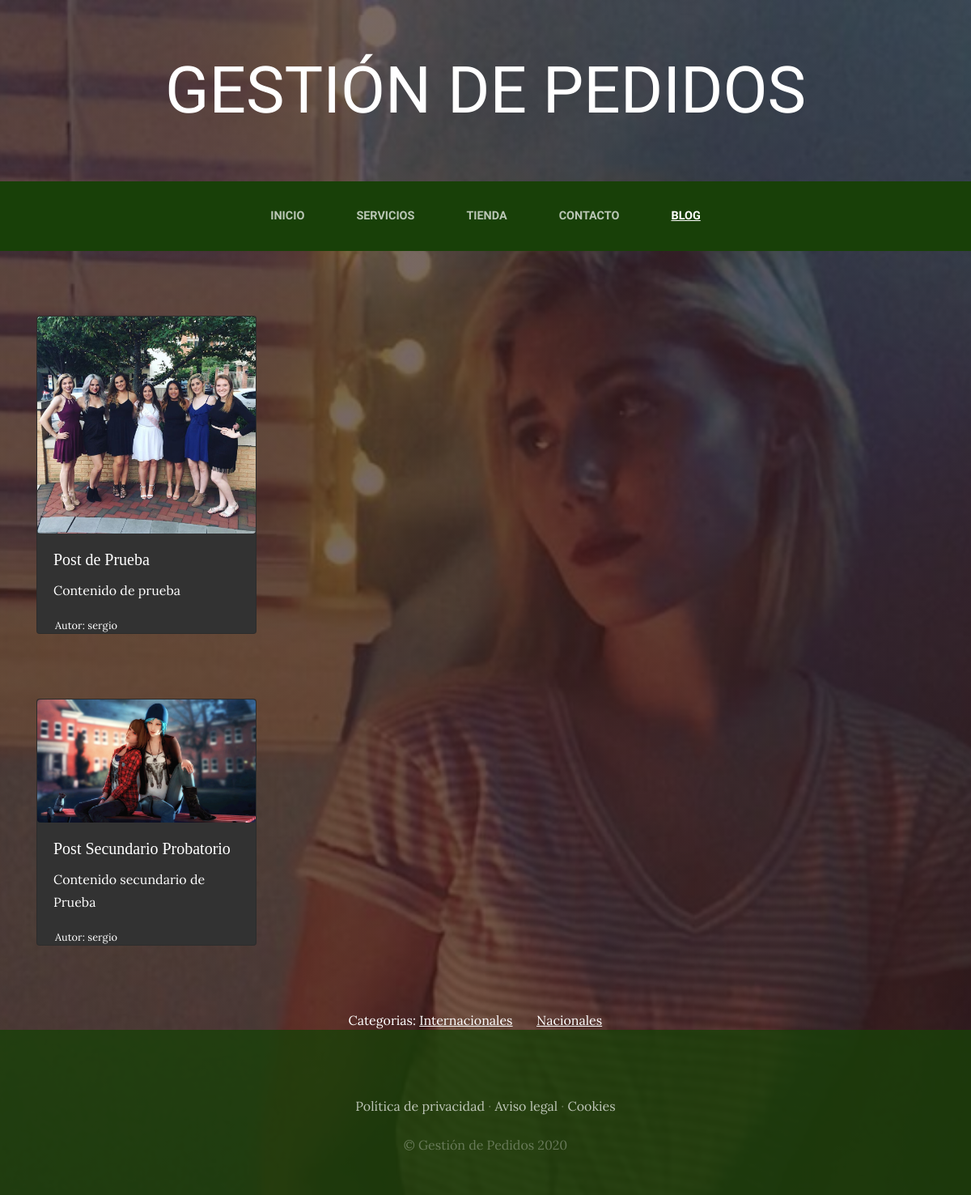
/blog/, run on an earlier commit of the app's database.
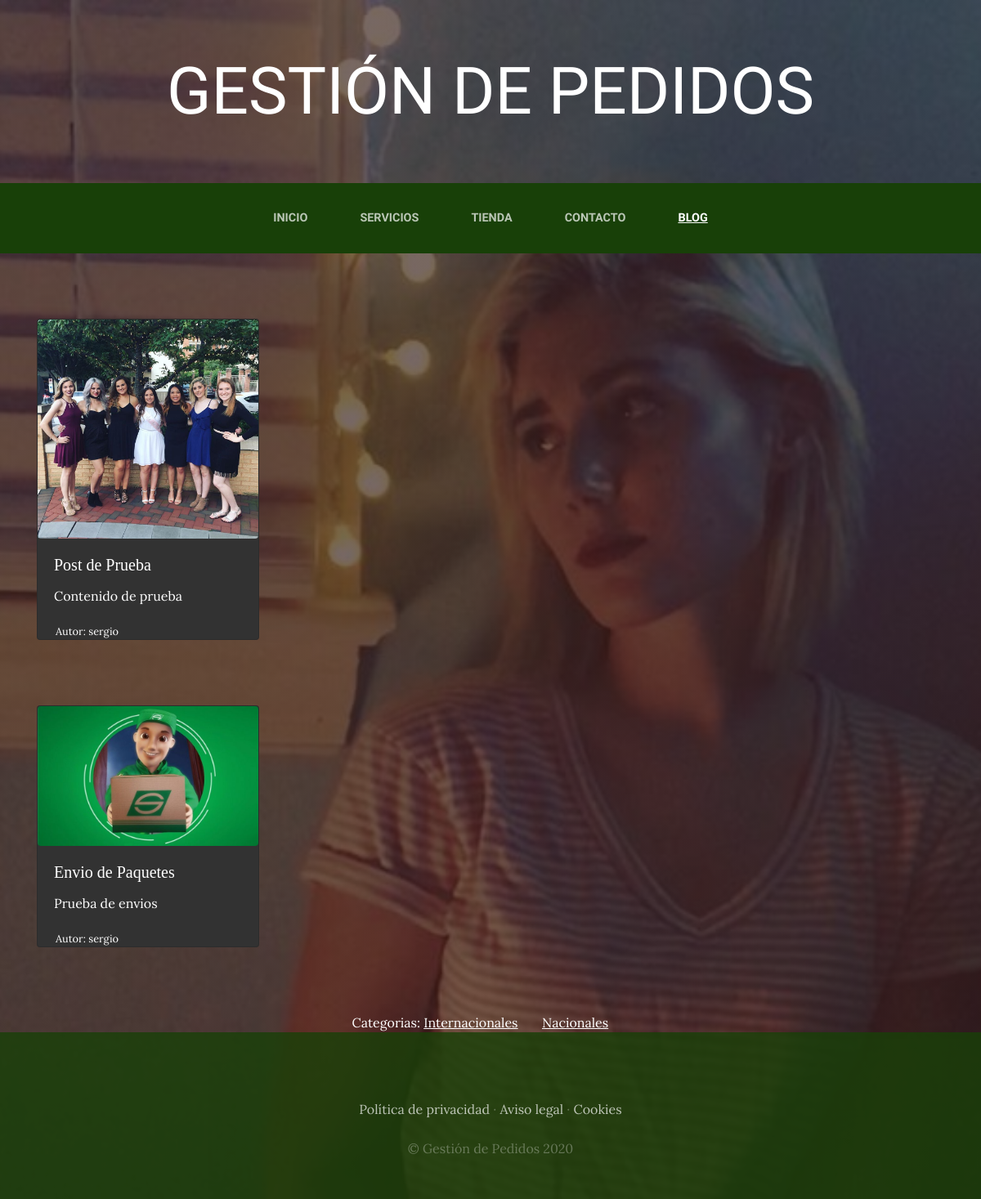
And on a later commit of the database.
### Blog/models.py (models this page shows, shortened)
class Post(models.Model):
    titulo = models.CharField(max_length = 50)
    contenido = models.CharField(max_length = 50)
    imagen = models.ImageField(upload_to='blog', null=True, blank = True)
    autor = models.ForeignKey(User, on_delete = models.CASCADE)
    categorias = models.ManyToManyField(Categoria)
    created = models.DateTimeField(auto_now_add = True)
    updated = models.DateTimeField(auto_now_add = True)
    class Meta:
        verbose_name = 'post'
        verbose_name_plural = 'posts'

class Categoria(models.Model):
    nombre = models.CharField(max_length = 50)
    created = models.DateTimeField(auto_now_add = True)
    updated = models.DateTimeField(auto_now_add = True)
    class Meta:
        verbose_name = 'categoria'
        verbose_name_plural = 'categorias'

### Blog/views.py (the view)
# urls.py: path('', views.blogs, name="Blog"),
def blogs(request):
    posts = Post.objects.all()
    return render(request, "blogs/blog.html", {'posts':posts})

### Blog/templates/blogs/blog.html
{% extends "ProyectoWebApp/base.html" %}
{% load static %}
{% block content %}
    {% for post in posts %}
    <section class="page-section clearfix">
      <div class="container">
        <div class="card" style="width: 17rem; background-color: #323232;">
            <img class="intro-img img-fluid mb-3 mb-lg-0 rounded" src="{{post.imagen.url}}" alt="">
            <div class="card-body">
              <h5 class="card-title" style="color: white;">{{post.titulo}}</h5>
              <p class="card-text" style="color: white;">{{post.contenido}}</p>
            </div>
            <div style="text-align: left; margin-left:22px; color: white; font-size: 0.8em;">
              Autor: {{post.autor}}
            </div>
        </div>
      </div>
    </section>
    {% endfor %}
    <section>
      <div style="width: 75%; margin: auto; text-align: center; color: white;">
          Categorias:
          {% for post in posts %}
            {% for categoria in post.categorias.all %}
              <a href="#" class="linksCategorias">{{categoria.nombre}}</a> &nbsp; &nbsp; &nbsp;
            {% endfor %}
          {% endfor %}
      </div>
    </section>
{% endblock %}

### ProyectoWebApp/templates/ProyectoWebApp/base.html (shortened to what this page needs)
<html>
  <!DOCTYPE html>
<head>
    {% load static %}
    <link href="{% static 'ProyectoWebApp/vendor/bootstrap/css/bootstrap.css' %}" rel="stylesheet">
    <link href="{% static 'ProyectoWebApp/css/gestion.css' %}" rel="stylesheet">
</head>
<body>
    <h1 class="site-heading text-center text-white d-none d-lg-block">
        <span class="site-heading-lower">Gestión de Pedidos</span>
    </h1>
 <nav class="navbar navbar-expand-lg navbar-dark py-lg-4" id="mainNav">
    <div class="container">
      <div class="collapse navbar-collapse" id="navbarResponsive">
        <ul class="navbar-nav mx-auto">
          <li class="nav-item {% if request.path == '/' %} active {% endif %} px-lg-4">
            <a class="nav-link text-uppercase text-expanded" href="{% url 'Home' %}">Inicio</a>
          </li>
          <li class="nav-item {% if request.path == '/servicios/' %} active {% endif %} px-lg-4">
            <a class="nav-link text-uppercase text-expanded" href="{% url 'Servicios' %}">Servicios</a>
          </li>
          <li class="nav-item {% if request.path == '/tienda' %} active {% endif %} px-lg-4">
            <a class="nav-link text-uppercase text-expanded" href="{% url 'Tienda' %}">Tienda</a>
          </li>
          <li class="nav-item {% if request.path == '/contacto' %} active {% endif %} px-lg-4">
            <a class="nav-link text-uppercase text-expanded" href="{% url 'Contacto' %}">Contacto</a>
          </li>
          <li class="nav-item {% if request.path == '/blog/' %} active {% endif %} px-lg-4">
            <a class="nav-link text-uppercase text-expanded" href="{% url 'Blog' %}">Blog</a>
          </li>
        </ul>
      </div>
    </div>
  </nav>
  {% block content %}
  {% endblock %}
    <footer class="footer text-faded text-center py-5">
      <div class="container">
        <p class="m-0 mbt">
        	<a href="sample.html" class="link">Política de privacidad</a> ·
        	<a href="sample.html" class="link">Aviso legal</a> ·
        	<a href="sample.html" class="link">Cookies</a>
		</p>
        <p class="m-0 mbt1">&copy; Gestión de Pedidos 2020</p>
      </div>
	</footer>
</body>
</html>

### ProyectoWebApp/static/ProyectoWebApp/css/gestion.css (style rules this page uses)
body { font-family: 'Lora'; background: linear-gradient(rgba(47, 23, 15, 0.65), rgba(47, 23, 15, 0.65)), url("../img/katieBeautiful.jpg"); background-attachment: fixed; background-position: center; background-size: cover; }
h1, h2, h3, h4, h5, h6 { font-family: 'Calibri'; }
p { line-height: 1.75; }
.text-faded { color: rgba(255, 255, 255, 0.3); }
.site-heading { margin-top: 5rem; margin-bottom: 5rem; text-transform: uppercase; line-height: 1; font-family: 'Raleway'; }
.site-heading .site-heading-lower { font-size: 5rem; font-weight: 100; line-height: 4rem; }
.page-section { margin-top: 5rem; margin-bottom: 5rem; }
#mainNav { background-color: rgba(24, 64, 8); font-family: 'Raleway'; }
#mainNav .navbar-nav .nav-item .nav-link { color: rgba(255, 255, 255, 0.7); font-weight: 800; }
#mainNav .navbar-nav .nav-item.active .nav-link { color: #ffffff; text-decoration: underline; }
@media (min-width: 992px) { #mainNav .navbar-nav .nav-item .nav-link { font-size: 0.9rem; } }
.footer { background-color: rgba(24, 64, 8, 0.8); }
.mbt { padding-top: 2rem; }
.mbt1 { padding-top: 1.25rem; }
a.link { color: rgba(255, 255, 255, 0.7); }
.linksCategorias { color: white; text-decoration: underline; }

What changed in the data, as far as the page shows it:
removed Post: imagen (picture), titulo "Post Secundario Probatorio", contenido "Contenido secundario de Prueba", autor "sergio", Categoria (nombre "Nacionales")
added Post: imagen (picture), titulo "Envio de Paquetes", contenido "Prueba de envios", autor "sergio", Categoria (nombre "Nacionales")
